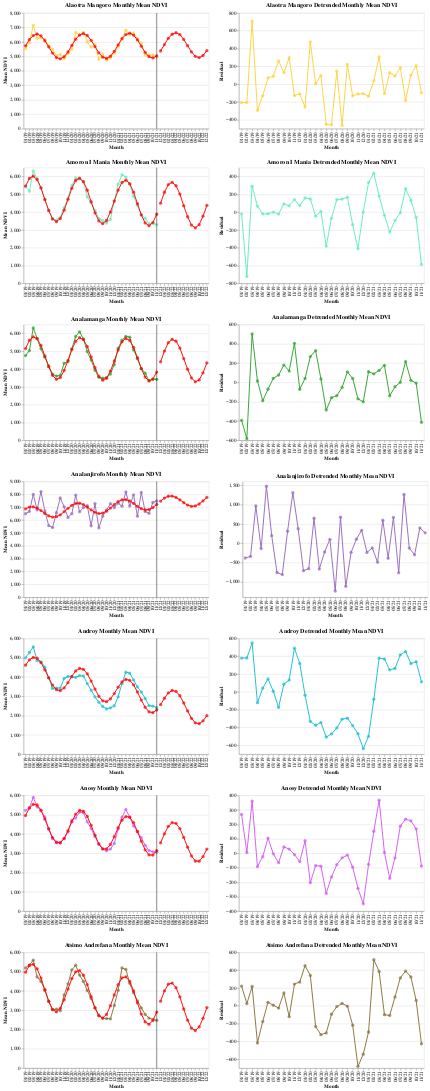

Write notebook code for a chart like this one.
### Code cell
# harmonic models

charts_2, mseHarmonicMod = [], dict()

for i in list(zip(adminStats["Region"].unique(), colors)):
    dfSubset = adminStats[adminStats["Region"] == i[0]]
    timeRadiansTrain = dfSubset["Years Since Epoch (t)"].values * 2 * math.pi
    timeRadiansTest = np.array(epochs2022) * 2 * math.pi
    dfSubset[["cos", "sin"]] = [[math.cos(j), math.sin(j)] for j in timeRadiansTrain]

    trainFeatures, target = dfSubset[["Years Since Epoch (t)", "cos", "sin"]].values, dfSubset["Mean NDVI"].values.reshape(35, 1)

    predFeatures = []
    for j in epochs2022:
        timeRadians = j * 2 * math.pi
        predFeatures.append([j, math.cos(timeRadians), math.sin(timeRadians)])

    harmonicMod = LinearRegression().fit(trainFeatures, target)  
    dfSubset["Fitted Mean NDVI"] = np.round(harmonicMod.predict(trainFeatures), 3)
    dfSubset["Residual"] = np.round(target - harmonicMod.predict(trainFeatures), 3)
    mseHarmonicMod[i[0]] = np.mean(np.square(dfSubset["Residual"]))

    predDf = pd.DataFrame({"Month": formattedAxisDates[35:],
                           "Region": [i[0]] * 13,
                           "Predicted Mean NDVI": harmonicMod.predict(predFeatures
                                                            ).flatten()}
              ).round(3)

    charts_2.append(plotCharts(df_1=dfSubset, df_2=predDf, 
                               color=i[1], region=i[0]))

alt.vconcat(*charts_2)
